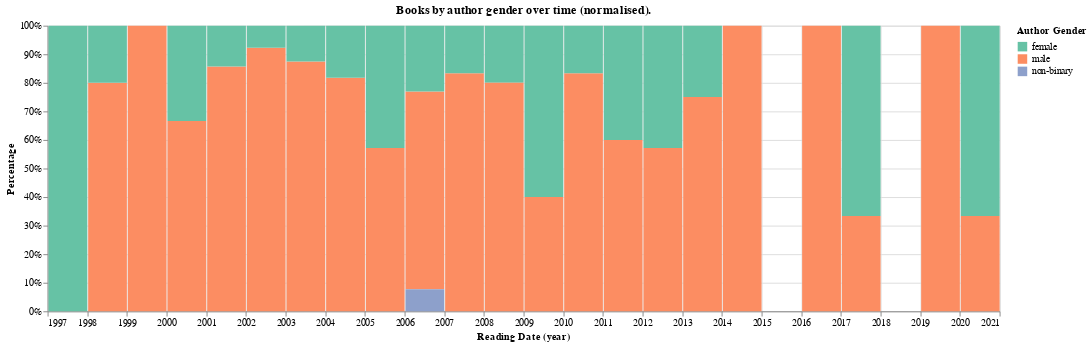

The notebook cell saved with this chart:
### Code cell
q = """
    PREFIX rdfs: <http://www.w3.org/2000/01/rdf-schema#> 
    PREFIX wdt: <http://www.wikidata.org/prop/direct/>
    PREFIX wd: <http://www.wikidata.org/entity/>
    SELECT DISTINCT ?book ?reading ?gender_label
    WHERE { 
        ?book a <https://birot.github.io/ontology/Book>. 
        ?book <https://birot.github.io/ontology/hasWikidataId> ?wiki.
        BIND (IRI(CONCAT(str(wd:),?wiki)) as ?wiki_book).
        OPTIONAL {service <https://query.wikidata.org/sparql> {
            ?wiki_book wdt:P50 ?wiki_author. ?wiki_author wdt:P21 ?gender.
            ?gender rdfs:label ?gender_label filter (lang(?gender_label) = "en").}}
        ?event <https://birot.github.io/ontology/hasBook> ?book.
        ?event <https://birot.github.io/ontology/hasStartDate> ?reading. 
        }
    """

dataframe = pandas.DataFrame(create_graph().query(q))
dataframe.columns=['Book', 'Reading Date', 'Author Gender']
dataframe['Books'] = 1

chart = altair.Chart(dataframe, title='Books by author gender over time (normalised).').mark_bar().encode(
    x='year(Reading Date):T', y=altair.Y('sum(Books)', stack="normalize", axis=altair.Axis(format='%'), title='Percentage'), 
    color=altair.Color('Author Gender', scale=altair.Scale(scheme='set2')))
display(altair.layer(chart).properties(width=1000, height=300, title=''))

### Figure 1 — Vega-Lite specification as saved in the notebook (floating-point values rounded to 4 significant figures; data arrays with more than 128 entries replaced by an {"elided": "..."} marker saying what was removed)
{"config": {"view": {"continuousWidth": 400, "continuousHeight": 300}}, "layer": [{"mark": "bar", "encoding": {"color": {"type": "nominal", "field": "Author Gender", "scale": {"scheme": "set2"}}, "x": {"type": "temporal", "field": "Reading Date", "timeUnit": "year"}, "y": {"type": "quantitative", "aggregate": "sum", "axis": {"format": "%"}, "field": "Books", "stack": "normalize", "title": "Percentage"}}, "title": "Books by author gender over time (normalised)."}], "data": {"name": "data-a81e5ead67124f033284ea41a61fdb5d"}, "height": 300, "title": "", "width": 1000, "$schema": "https://vega.github.io/schema/vega-lite/v4.8.1.json", "datasets": {"data-a81e5ead67124f033284ea41a61fdb5d": {"elided": "149 records"}}}
